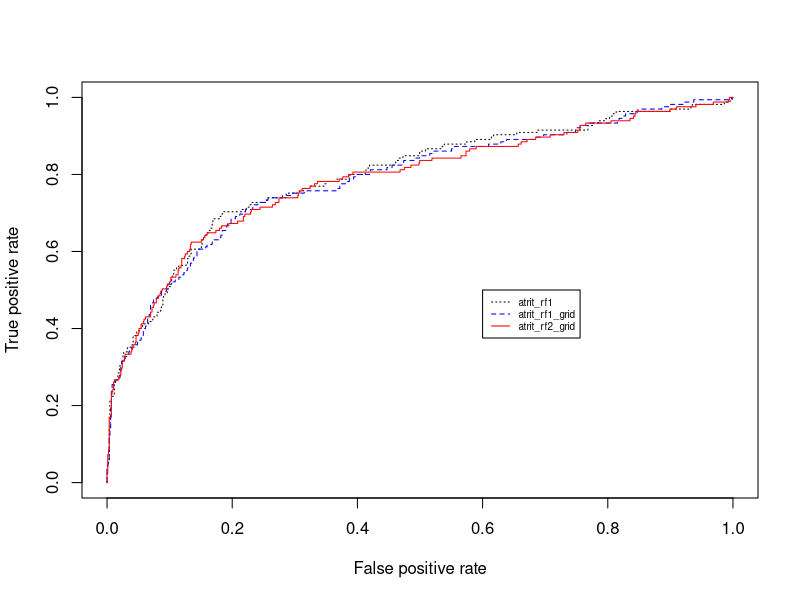

Write the R code that produced this figure.
## packages

library(dplyr)    
library(ggplot2)
library(rsample)
library(caret)
library(ranger)   

# Access data
library(modeldata)

data("attrition")

atrit <- attrition %>% mutate_if(is.ordered, factor, ordered = FALSE)

set.seed(123)  # for reproducibility
atrit_split <- initial_split(atrit, prop = .7, strata = "Attrition")
atrit_train <- training(atrit_split)
atrit_test  <- testing(atrit_split)

# number of features
n_features <- length(setdiff(names(atrit_train), "Attrition"))

# train a default random forest model
atrit_rf1 <- ranger(
  Attrition ~ ., 
  data = atrit_train,
  mtry = floor(sqrt(n_features)),
  respect.unordered.factors = "order",
  seed = 123
)

(default_gini <- (atrit_rf1$prediction.error))

# create hyperparameter grid
hyper_grid <- expand.grid(
  mtry = floor(n_features * c(.05, .10, .18, .25, .333, .4)),
  min.node.size = c(1, 3, 5, 10), 
  replace = c(TRUE, FALSE),                               
  sample.fraction = c(.5, .63, .8,.9),                       
  gini = NA                                               
)

# execute grid search
for(i in seq_len(nrow(hyper_grid))) {
  fit <- ranger(
    formula         = Attrition ~ ., 
    data            = atrit_train, 
    num.trees       = n_features * 10,
    mtry            = hyper_grid$mtry[i],
    min.node.size   = hyper_grid$min.node.size[i],
    replace         = hyper_grid$replace[i],
    sample.fraction = hyper_grid$sample.fraction[i],
    verbose         = FALSE,
    seed            = 123,
    respect.unordered.factors = 'order'
  )
  hyper_grid$gini[i] <- fit$prediction.error
}

# top 10 models
hyper_grid %>%
  arrange(gini) %>%
  mutate(perc_gain = (default_gini - gini)/default_gini * 100) %>%
  head(10)

atrit_rf1_grid <- ranger(
  formula         = Attrition ~ ., 
  data            = atrit_train, 
  num.trees       = n_features * 10,
  mtry            = 9,
  min.node.size   = 10,
  replace         = TRUE,
  sample.fraction = 0.9,
  verbose         = FALSE,
  seed            = 123,
  respect.unordered.factors = 'order'
) #hyperparametros que apresentaram o menor Gini no HYper_grid

atrit_rf2_grid <- ranger(
  formula         = Attrition ~ ., 
  data            = atrit_train, 
  num.trees       = n_features * 10,
  mtry            = 7,
  min.node.size   = 5,
  replace         = FALSE,
  sample.fraction = 0.5,
  verbose         = FALSE,
  seed            = 123,
  respect.unordered.factors = 'order'
)#hyperparametros que apresentaram o segundo menor Gini no HYper_grid

# predict class with data test
pred_class1 <- predict(atrit_rf1, atrit_test)
pred_class2 <- predict(atrit_rf1_grid, atrit_test)
pred_class3 <- predict(atrit_rf2_grid, atrit_test)

# create confusion matrix with data test
confusionMatrix(
  data = relevel(factor(pred_class1$predictions), ref = "Yes"), 
  reference = relevel(atrit_test$Attrition, ref = "Yes")
)  

confusionMatrix(
  data = relevel(factor(pred_class2$predictions), ref = "Yes"), 
  reference = relevel(atrit_test$Attrition, ref = "Yes")
)

confusionMatrix(
  data = relevel(factor(pred_class3$predictions), ref = "Yes"), 
  reference = relevel(atrit_test$Attrition, ref = "Yes")
)

#### Compare Accuracy
cbind(confusionMatrix(
  data = relevel(factor(pred_class1$predictions), ref = "Yes"), 
  reference = relevel(atrit_test$Attrition, ref = "Yes")
)$overall["Accuracy"],
confusionMatrix(
  data = relevel(factor(pred_class2$predictions), ref = "Yes"), 
  reference = relevel(atrit_test$Attrition, ref = "Yes")
)$overall["Accuracy"],
confusionMatrix(
  data = relevel(factor(pred_class3$predictions), ref = "Yes"), 
  reference = relevel(atrit_test$Attrition, ref = "Yes")
)$overall["Accuracy"]) #model 1 and 3 

#### Curva ROC
library(ROCR)

atrit_rf1_prob <- ranger(
  Attrition ~ ., 
  data = atrit_train,
  mtry = floor(sqrt(n_features)),
  respect.unordered.factors = "order",
  seed = 123,
  probability = TRUE
)

atrit_rf1_grid_prob <- ranger(
  formula         = Attrition ~ ., 
  data            = atrit_train, 
  num.trees       = n_features * 10,
  mtry            = 9,
  min.node.size   = 10,
  replace         = TRUE,
  sample.fraction = 0.9,
  verbose         = FALSE,
  seed            = 123,
  respect.unordered.factors = 'order',
  probability = TRUE
)
atrit_rf2_grid_prob <- ranger(
  formula         = Attrition ~ ., 
  data            = atrit_train, 
  num.trees       = n_features * 10,
  mtry            = 7,
  min.node.size   = 5,
  replace         = FALSE,
  sample.fraction = 0.5,
  verbose         = FALSE,
  seed            = 123,
  respect.unordered.factors = 'order',
  probability = TRUE
)

# Compute AUC metrics 
perf1 <- prediction(atrit_rf1_prob$predictions[,2], atrit_train$Attrition) %>%
  performance(measure = "tpr", x.measure = "fpr")
perf2 <- prediction(atrit_rf1_grid_prob$predictions[,2], atrit_train$Attrition) %>%
  performance(measure = "tpr", x.measure = "fpr")
perf3 <- prediction(atrit_rf2_grid_prob$predictions[,2], atrit_train$Attrition) %>%
  performance(measure = "tpr", x.measure = "fpr")

# Plot ROC curves 
plot(perf1, col = "black", lty = 3)
plot(perf2, add = TRUE, col = "blue",lty=2)
plot(perf3,add=TRUE,col="red")
legend(0.6, 0.5, legend = c("atrit_rf1", "atrit_rf1_grid",
                            "atrit_rf2_grid"),
       col = c("black", "blue","red"), lty = 3:1, cex = 0.6)
#Curva ROC semelhantes dos três modelos, por fim com os dados de treinamento 
# os modelos apresentaram metricas de desempenho semelhantes.
# Já com os dados de teste o modelo 1 e 3 apresentaram uma acurácia um pouco maior que o modelo 2.
